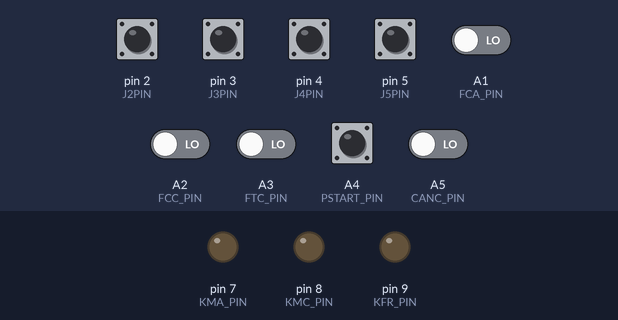
Bench run of a sketch on a simulated Arduino Uno, built with avr-gcc and run on an emulated ATmega328P. Parts: output pins drawn as LEDs (lit = HIGH). Inputs (shaded band) come from the test bench; at power-on: pin 2 (J2PIN), pin 3 (J3PIN), pin 4 (J4PIN), pin 5 (J5PIN) HIGH, A1 (FCA_PIN), A2 (FCC_PIN), A3 (FTC_PIN), A4 (PSTART_PIN), A5 (CANC_PIN) LOW.

Above: at 1.2 s.
1.3 s: A4 (PSTART_PIN) pulled HIGH for 0.15 s
At 2.5 s:
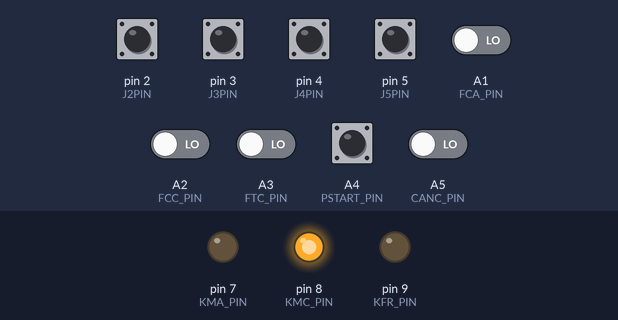
2.9 s: A2 (FCC_PIN) driven HIGH
At 3.34 s:
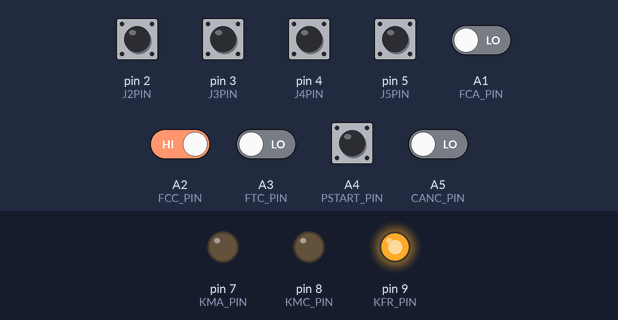
5.0 s: A4 (PSTART_PIN) pulled HIGH for 1 s
At 5.4 s:
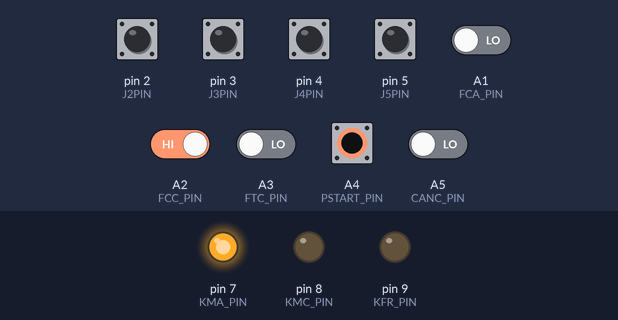
Timing chart, 0 to 8.0 s (numbered marks = the images above; inputs shaded):
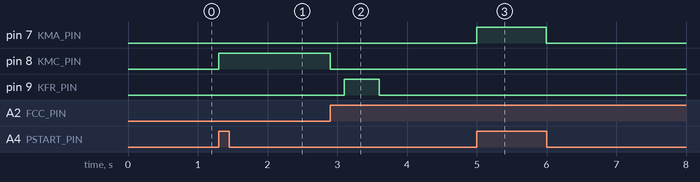

Measured:
- after the input at 1.3 s, pin 8 (KMC_PIN): LOW → HIGH at once
- after the input at 2.9 s, pin 8 (KMC_PIN): HIGH → LOW at once; pin 9 (KFR_PIN): LOW → HIGH after 0.20 s, → LOW 0.50 s later
- after the input at 5.0 s, pin 7 (KMA_PIN): LOW → HIGH at once, → LOW 1.0 s later

The sketch:

code.ino
```cpp
/*
	764 compatible board
*/

//#include <eeprom.h>

//Configurazione
	const unsigned long int TC = 60000;		//Tempo chiusura automatica
	const unsigned long int TF = 500;		//Tempo del freno
	const unsigned long int TS1 = 1000;		//Tempo sicurezza per blocco inizio motore apertura/chiusura
	const unsigned long int TS2 = 18000;	//Tempo sicurezza per blocco motore apertura/chiusura
	const unsigned long int TS3 = 1000;		//Tempo sicurezza per rimbalzo pulsanti
	const unsigned long int TS4 = 200;		//Tempo per relay

//Ingressi
	const int FCA_PIN = A1;		//Finecorsa cancello aperto
	const int FCC_PIN = A2;		//Finecorsa cancello chiuso
	const int FTC_PIN = A3;		//Fotocellula
	const int CANC_PIN = A5;	//Finecorsa cancellino
	const int PSTART_PIN = A4;	//Pulsante di start (radicomando / chiave / pulsante)
	const int J2PIN = 2;		//Jumper chiusura automatica (logica negata)
	const int J3PIN = 3;		//Jumper taratura automatica
	const int J4PIN = 4;		//Jumper ausiliario (non configurato)
	const int J5PIN = 5;		//Jumper ausiliario (non configurato)

//Uscite
	const int KMA_PIN = 7;		//Relay apertura
	const int KMC_PIN = 8;		//Relay chiusura
	const int KFR_PIN = 9;		//Relay freno

//Variabili
	bool fca = 0;
	bool fcc = 0;
	bool fccPulse = 0;
	bool fccNew = 0;
	bool fccOld = 0;
	bool ftc = 0;
	bool canc = 0;
	bool pStartPulse = 0;
	bool pStartNew = 0;
	bool pStartOld = 0;
	bool j2 = 1;
	bool j3 = 1;
	bool j4 = 1;
	bool j5 = 1;
	bool kma = 0;
	bool kmc = 0;
	bool kfr = 0;
	bool safe = true;
	int step = 0;
	int fccCounter = 0;
	unsigned long int previousMillis = 0;
	unsigned long int elapsedTime = 0;

void setup()					//Setup di arduino
{
	pinMode(J2PIN, INPUT_PULLUP);
	pinMode(J3PIN, INPUT_PULLUP);
	pinMode(J4PIN, INPUT_PULLUP);
	pinMode(J5PIN, INPUT_PULLUP);
	pinMode(KMA_PIN, OUTPUT);
	pinMode(KMC_PIN, OUTPUT);
	pinMode(KFR_PIN, OUTPUT);
	Serial.begin(9600);

	calibration(digitalRead(J3PIN));
}

void loop()						//Loop di arduino
{
	//Lettura ingressi
	inputRead();

	if (safe || (step != 100 && step != 108 && step != 200)){

		//Temporizzazione
		elapsedTime = millis() - previousMillis;

		//Ciclo automatico
		autoCycle();

		//Analisi uscite
		outputAnalysis();

		//Attivazione uscite
		outputWrite();

	}

	//Sicurezza fotocellula
	safetyFtc();

	//Debug
	debug(false);
}

void inputRead() 				//Funzione che esegue tutte le letture degli ingressi
{

	fca = digitalRead(FCA_PIN);
	fcc = digitalRead(FCC_PIN);
	ftc = digitalRead(FTC_PIN);
	canc = digitalRead(CANC_PIN);
	pStartNew = digitalRead(PSTART_PIN);
	j2 = digitalRead(J2PIN);
	j3 = digitalRead(J3PIN);
	j4 = digitalRead(J4PIN);
	j5 = digitalRead(J5PIN);

	if (pStartNew > pStartOld) pStartPulse = 1;
	else pStartPulse = 0;
	pStartOld = pStartNew;

}

void outputWrite() 				//Funzione che attiva le uscite
{
	digitalWrite(KMA_PIN, kma);
	digitalWrite(KMC_PIN, kmc);
	digitalWrite(KFR_PIN, kfr);
}

void debug(bool activate) 		//Funzione che stampa sulla seriale tutti i valori delle variabili
{
	if(activate){
		Serial.print("Step:");
		Serial.print(step);
		Serial.print("  ");
		Serial.print("FCA:");
		Serial.print(fca);
		Serial.print("  ");
		Serial.print("FCC:");
		Serial.print(fcc);
		Serial.print("  ");
		Serial.print("FTC:");
		Serial.print(ftc);
		Serial.print("  ");
		Serial.print("Canc:");
		Serial.print(canc);
		Serial.print("  ");
		Serial.print("Pstart:");
		Serial.print(pStartPulse);
		Serial.print("  ");
		Serial.print("kma:");
		Serial.print(kma);
		Serial.print("  ");
		Serial.print("kfr:");
		Serial.print(kfr);
		Serial.print("  ");
		Serial.print("kmc:");
		Serial.print(kmc);
		Serial.print("  ");
		Serial.print("timePassed:");
		Serial.print(elapsedTime);
		Serial.print("  ");
		Serial.print("previousMillis:");
		Serial.print(previousMillis);
		Serial.print("  ");
		Serial.print("millis:");
		Serial.print(millis());
		Serial.print("  ");
		Serial.print("fccCounter:");
		Serial.print(fccCounter);
		Serial.println("  ");
	}
}

void autoCycle() 				//Funzione che esegue il ciclo automatico
{

	if (step == 0 && !fcc) changeStep(100);
		if (step == 100 && ((pStartPulse && elapsedTime >= TS3) || (elapsedTime >= TC && !j2))) changeStep(102);
			if (step == 102 && ftc && elapsedTime >= TS1) changeStep(105);
				if (step == 105 && elapsedTime >= TS4) changeStep(103);
					if (step == 103 && elapsedTime >= TF) changeStep(112);
						if (step == 112 && elapsedTime >= TS4) changeStep(202);
			if (step == 102 && ftc && elapsedTime <= TS1) changeStep(100);
			if (step == 102 && fcc) changeStep(107);
				if (step == 107 && elapsedTime >= TS4) changeStep(104);
					if (step == 104 && elapsedTime >= TF) changeStep(200);
			if (step == 102 && pStartPulse && elapsedTime >= TS3) changeStep(110);
				if (step == 110 && elapsedTime >= TS4) changeStep(106);
					if (step == 106 && elapsedTime >= TF) changeStep(113);
						if (step == 113 && elapsedTime >= TS4) changeStep(202);
			if (step == 102 && fca && elapsedTime >= TS1) changeStep(108);
				if (step == 108 && pStartPulse && elapsedTime >= TS3) changeStep(102);
				if (step == 108 && fcc && !fca) changeStep(200);
			if (step == 102 && elapsedTime >= TS2) changeStep(108);
			if (step == 102 && canc && elapsedTime >= TS1) changeStep(111);
				if (step == 111 && elapsedTime >= TS4) changeStep(109);
					if (step == 109 && elapsedTime >= TF) changeStep(108);
			if (step == 102 && canc && elapsedTime <= TS1) changeStep(108);
		if (step == 100 && fcc && !fca) changeStep(200);
		if (step == 100 && ftc) changeStep(100);

	if (step == 0 && fcc) changeStep(200);
		if (step == 200 && pStartPulse && elapsedTime >= TS3) changeStep(202);
			if (step == 202 && fca) changeStep(207);
				if (step==207 && elapsedTime >= TS4) changeStep(203);
					if (step == 203 && elapsedTime >= TF) changeStep(100);
			if (step == 202 && pStartPulse && elapsedTime >= TS3) changeStep(208);
				if (step == 208 && elapsedTime >= TS4) changeStep(205);
					if (step == 205 && elapsedTime >= TF) changeStep(206);
						if (step == 206 && pStartPulse && elapsedTime >= TS3) changeStep(102);
			if (step == 202 && fcc && elapsedTime >= TS1) changeStep(200);
			if (step == 202 && elapsedTime >= TS2) changeStep(200);
			if (step == 202 && canc && elapsedTime >= TS1) changeStep(209);
				if (step == 209 && elapsedTime >= TS4) changeStep(210);
					if (step == 210 && elapsedTime >= TF) changeStep(200);
			if (step == 202 && canc && elapsedTime <= TS1) changeStep(200);
		if (step == 200 && !fcc) changeStep(108);

}

void outputAnalysis() 			//Funzione che verifica quali uscite sono da attivare
{

	if (step == 103 || step == 104 || step == 106 ||  step == 203 || step == 205 || step == 210) kfr = 1;
	else kfr = 0;

	if (step == 102) kmc = 1;
	else kmc = 0;

	if (step == 202) kma = 1;
	else kma = 0;

}

void changeStep(int newStep) 	//Funzione che cambia lo stato
{
	step = newStep;
	previousMillis = millis();
	elapsedTime = 0;
}

void calibration(bool cal)		//Funzione che esegue la taratura del tempo
{
	if(cal)
	{

	}
}

void safetyFtc()				//Funzione che analizza il funzionamento della fotocellula
{
	fccNew = fcc;

	if (fccNew != fccOld && fccNew == 1) fccPulse = 1;
	else fccPulse = 0;

	if (ftc) fccCounter = 0;
	else if(fccPulse) fccCounter++;

	if (fccCounter >= 4) safe = false;
	else safe = true;

	fccOld = fccNew;
}
```
